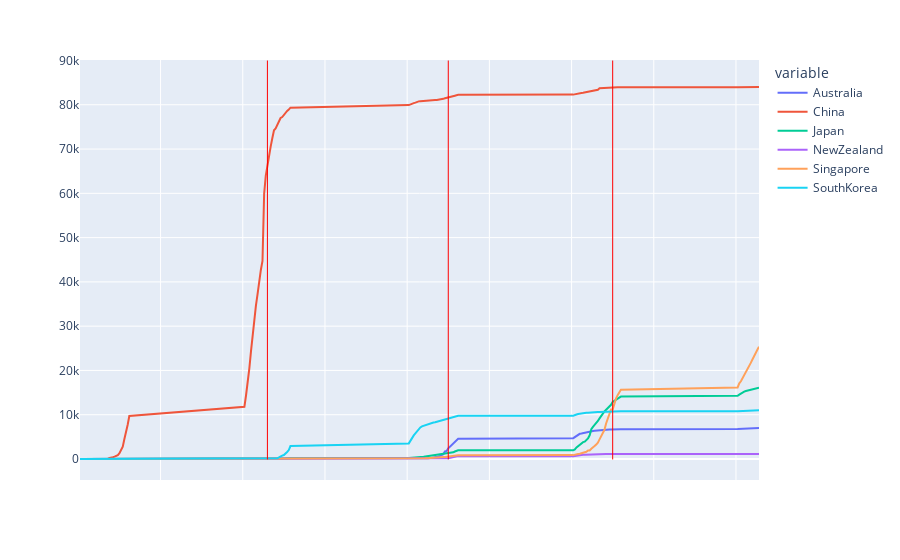

The notebook cell this image was saved under:
### Code cell
#visualize line graph like example 1

covid4vis = covid4vis.melt(id_vars=['Date'])
fig = px.line(covid4vis, x="Date", y="value", color="variable")
fig.update_layout(shapes=[
    dict(type= 'line',x0= 20200215,y0=-100,x1=20200215,y1=90000,line=dict(color='RED',width=1)),
    dict(type= 'line',x0= 20200325,y0=-100,x1=20200325,y1=90000,line=dict(color='RED',width=1)),
    dict(type= 'line',x0= 20200425,y0=-100,x1=20200425,y1=90000,line=dict(color='RED',width=1)),
    
])
fig.update_yaxes(title_text=None)
fig.update_xaxes(showticklabels=False, title_text=None)

### Figure 1 — Plotly figure (JSON) as saved in the notebook; plotly's stock layout.template omitted (floating-point values rounded to 4 significant figures; data arrays with more than 128 entries replaced by an {"elided": "..."} marker saying what was removed)
{"data": [{"hovertemplate": "variable=Australia<br>Date=%{x}<br>value=%{y}<extra></extra>", "legendgroup": "Australia", "line": {"color": "#636efa", "dash": "solid"}, "mode": "lines", "name": "Australia", "orientation": "v", "showlegend": true, "type": "scatter", "x": {"elided": "135 int values"}, "xaxis": "x", "y": {"elided": "135 int values"}, "yaxis": "y"}, {"hovertemplate": "variable=China<br>Date=%{x}<br>value=%{y}<extra></extra>", "legendgroup": "China", "line": {"color": "#EF553B", "dash": "solid"}, "mode": "lines", "name": "China", "orientation": "v", "showlegend": true, "type": "scatter", "x": {"elided": "135 int values"}, "xaxis": "x", "y": {"elided": "135 int values"}, "yaxis": "y"}, {"hovertemplate": "variable=Japan<br>Date=%{x}<br>value=%{y}<extra></extra>", "legendgroup": "Japan", "line": {"color": "#00cc96", "dash": "solid"}, "mode": "lines", "name": "Japan", "orientation": "v", "showlegend": true, "type": "scatter", "x": {"elided": "135 int values"}, "xaxis": "x", "y": {"elided": "135 int values"}, "yaxis": "y"}, {"hovertemplate": "variable=NewZealand<br>Date=%{x}<br>value=%{y}<extra></extra>", "legendgroup": "NewZealand", "line": {"color": "#ab63fa", "dash": "solid"}, "mode": "lines", "name": "NewZealand", "orientation": "v", "showlegend": true, "type": "scatter", "x": {"elided": "135 int values"}, "xaxis": "x", "y": {"elided": "135 int values"}, "yaxis": "y"}, {"hovertemplate": "variable=Singapore<br>Date=%{x}<br>value=%{y}<extra></extra>", "legendgroup": "Singapore", "line": {"color": "#FFA15A", "dash": "solid"}, "mode": "lines", "name": "Singapore", "orientation": "v", "showlegend": true, "type": "scatter", "x": {"elided": "135 int values"}, "xaxis": "x", "y": {"elided": "135 int values"}, "yaxis": "y"}, {"hovertemplate": "variable=SouthKorea<br>Date=%{x}<br>value=%{y}<extra></extra>", "legendgroup": "SouthKorea", "line": {"color": "#19d3f3", "dash": "solid"}, "mode": "lines", "name": "SouthKorea", "orientation": "v", "showlegend": true, "type": "scatter", "x": {"elided": "135 int values"}, "xaxis": "x", "y": {"elided": "135 int values"}, "yaxis": "y"}], "layout": {"legend": {"title": {"text": "variable"}, "tracegroupgap": 0}, "margin": {"t": 60}, "shapes": [{"line": {"color": "RED", "width": 1}, "type": "line", "x0": 20200215, "x1": 20200215, "y0": -100, "y1": 90000}, {"line": {"color": "RED", "width": 1}, "type": "line", "x0": 20200325, "x1": 20200325, "y0": -100, "y1": 90000}, {"line": {"color": "RED", "width": 1}, "type": "line", "x0": 20200425, "x1": 20200425, "y0": -100, "y1": 90000}], "xaxis": {"anchor": "y", "domain": [0, 1], "showticklabels": false, "title": {}}, "yaxis": {"anchor": "x", "domain": [0, 1], "title": {}}}}
